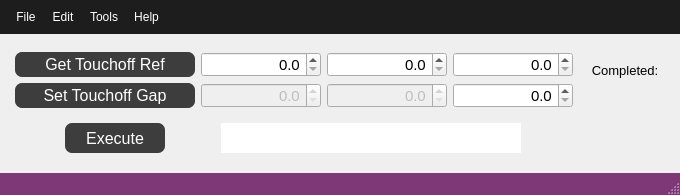
<?xml version="1.0" encoding="UTF-8"?>
<ui version="4.0">
 <class>Window_Touchoff</class>
 <widget class="QMainWindow" name="Window_Touchoff">
  <property name="geometry">
   <rect>
    <x>0</x>
    <y>0</y>
    <width>680</width>
    <height>195</height>
   </rect>
  </property>
  <property name="sizePolicy">
   <sizepolicy hsizetype="Fixed" vsizetype="Fixed">
    <horstretch>0</horstretch>
    <verstretch>0</verstretch>
   </sizepolicy>
  </property>
  <property name="minimumSize">
   <size>
    <width>680</width>
    <height>195</height>
   </size>
  </property>
  <property name="maximumSize">
   <size>
    <width>680</width>
    <height>195</height>
   </size>
  </property>
  <property name="windowTitle">
   <string>Window Touchoff Control</string>
  </property>
  <property name="styleSheet">
   <string notr="true">QMenuBar{
background-color:#1d1d1d;
padding:5px;
	font: 12pt &quot;MS Shell Dlg 2&quot;;
}

QMenuBar::item{
background-color:#1d1d1d;
color:#fff;
padding:5px;

}

QMenu{
color:#fff;
padding:0;
}

QMenu::item:selected{
color:#fff;
background-color:#00aba9;
}

QTableWidget{
background-color:#3d3d3d;
color:#fff;
  selection-background-color: #da532c;
border:solid;
border-width:3px;
border-color:#da532c;
}
QHeaderView::section{
background-color:qlineargradient(spread:pad, x1:0, y1:0, x2:1, y2:0, stop:0 rgba(20, 158, 217, 255), stop:1 rgba(36, 158, 217, 255));
border:none;
border-top-style:solid;
border-width:1px;
border-top-color:qlineargradient(spread:pad, x1:0, y1:0, x2:1, y2:0, stop:0 rgba(20, 158, 217, 255), stop:1 rgba(36, 158, 217, 255));
color:#fff;

}
QHeaderView{
background-color:qlineargradient(spread:pad, x1:0, y1:0, x2:1, y2:0, stop:0 rgba(20, 158, 217, 255), stop:1 rgba(36, 158, 217, 255));

border:none;
border-top-style:solid;
border-width:1px;
border-top-color:#149ED9;
color:#fff;
	font: 75 12pt &quot;Calibri&quot;;
}

QTableCornerButton::section{
border:none;
background-color:#149ED9;
}

QListWidget{
background-color:#3d3d3d;
color:#fff;
}

QMenu{
background-color:#3d3d3d;
}
QStatusBar{
background-color:#7e3878;
color:#fff;
}

QPushButton{
border-style:solid;
background-color:#3d3d3d;
color:#fff;
border-radius:7px;
}

QPushButton:disabled {
background-color: rgb(204, 0, 0);
}

QPushButton:hover{
color:#ccc;
	background-color: qlineargradient(spread:pad, x1:0.517, y1:0, x2:0.517, y2:1, stop:0 rgba(45, 45, 45, 255), stop:0.505682 rgba(45, 45, 45, 255), stop:1 rgba(29, 29, 29, 255));
	border-color:#2d89ef;
border-width:2px;
}

QPushButton:pressed{
background-color: qlineargradient(spread:pad, x1:0.517, y1:0, x2:0.517, y2:1, stop:0 rgba(29, 29, 29, 255), stop:0.505682 rgba(45, 45, 45, 255), stop:1 rgba(29, 29, 29, 255));
}


QTabWidget::tab{
background-color:#3d3d3d;
}

QLineEdit{
border-radius:0;
}

QProgressBar{
border-radius:0;
text-align:center;
color:#fff;
background-color:transparent;
border: 2px solid #e3a21a;
border-radius:7px;
	font: 75 12pt &quot;Open Sans&quot;;

}

QProgressBar::chunk{
background-color:#2d89ef;
width:20px;
}</string>
  </property>
  <widget class="QWidget" name="centralwidget">
   <layout class="QGridLayout" name="gridLayout">
    <item row="0" column="0">
     <layout class="QVBoxLayout" name="verticalLayout">
      <item>
       <layout class="QHBoxLayout" name="horizontalLayout_9">
        <item>
         <widget class="QPushButton" name="pushButton_TouchoffRef">
          <property name="sizePolicy">
           <sizepolicy hsizetype="Fixed" vsizetype="Fixed">
            <horstretch>0</horstretch>
            <verstretch>0</verstretch>
           </sizepolicy>
          </property>
          <property name="minimumSize">
           <size>
            <width>180</width>
            <height>25</height>
           </size>
          </property>
          <property name="maximumSize">
           <size>
            <width>180</width>
            <height>25</height>
           </size>
          </property>
          <property name="font">
           <font>
            <pointsize>12</pointsize>
           </font>
          </property>
          <property name="text">
           <string>Get Touchoff Ref</string>
          </property>
         </widget>
        </item>
        <item>
         <widget class="QDoubleSpinBox" name="doubleSpinBox_TouchoffRefX">
          <property name="sizePolicy">
           <sizepolicy hsizetype="Fixed" vsizetype="Fixed">
            <horstretch>0</horstretch>
            <verstretch>0</verstretch>
           </sizepolicy>
          </property>
          <property name="minimumSize">
           <size>
            <width>120</width>
            <height>25</height>
           </size>
          </property>
          <property name="maximumSize">
           <size>
            <width>120</width>
            <height>25</height>
           </size>
          </property>
          <property name="font">
           <font>
            <family>MS Shell Dlg 2</family>
            <pointsize>11</pointsize>
           </font>
          </property>
          <property name="alignment">
           <set>Qt::AlignRight|Qt::AlignTrailing|Qt::AlignVCenter</set>
          </property>
          <property name="decimals">
           <number>1</number>
          </property>
          <property name="minimum">
           <double>0.000000000000000</double>
          </property>
          <property name="maximum">
           <double>500000.000000000000000</double>
          </property>
         </widget>
        </item>
        <item>
         <widget class="QDoubleSpinBox" name="doubleSpinBox_TouchoffRefY">
          <property name="sizePolicy">
           <sizepolicy hsizetype="Fixed" vsizetype="Fixed">
            <horstretch>0</horstretch>
            <verstretch>0</verstretch>
           </sizepolicy>
          </property>
          <property name="minimumSize">
           <size>
            <width>120</width>
            <height>25</height>
           </size>
          </property>
          <property name="maximumSize">
           <size>
            <width>120</width>
            <height>25</height>
           </size>
          </property>
          <property name="font">
           <font>
            <family>MS Shell Dlg 2</family>
            <pointsize>11</pointsize>
           </font>
          </property>
          <property name="alignment">
           <set>Qt::AlignRight|Qt::AlignTrailing|Qt::AlignVCenter</set>
          </property>
          <property name="decimals">
           <number>1</number>
          </property>
          <property name="minimum">
           <double>0.000000000000000</double>
          </property>
          <property name="maximum">
           <double>500000.000000000000000</double>
          </property>
         </widget>
        </item>
        <item>
         <widget class="QDoubleSpinBox" name="doubleSpinBox_TouchoffRefZ">
          <property name="sizePolicy">
           <sizepolicy hsizetype="Fixed" vsizetype="Fixed">
            <horstretch>0</horstretch>
            <verstretch>0</verstretch>
           </sizepolicy>
          </property>
          <property name="minimumSize">
           <size>
            <width>120</width>
            <height>25</height>
           </size>
          </property>
          <property name="maximumSize">
           <size>
            <width>120</width>
            <height>25</height>
           </size>
          </property>
          <property name="font">
           <font>
            <family>MS Shell Dlg 2</family>
            <pointsize>11</pointsize>
           </font>
          </property>
          <property name="alignment">
           <set>Qt::AlignRight|Qt::AlignTrailing|Qt::AlignVCenter</set>
          </property>
          <property name="decimals">
           <number>1</number>
          </property>
          <property name="minimum">
           <double>0.000000000000000</double>
          </property>
          <property name="maximum">
           <double>500000.000000000000000</double>
          </property>
         </widget>
        </item>
       </layout>
      </item>
      <item>
       <layout class="QHBoxLayout" name="horizontalLayout_10">
        <item>
         <widget class="QPushButton" name="pushButton_TouchoffGap">
          <property name="sizePolicy">
           <sizepolicy hsizetype="Fixed" vsizetype="Fixed">
            <horstretch>0</horstretch>
            <verstretch>0</verstretch>
           </sizepolicy>
          </property>
          <property name="minimumSize">
           <size>
            <width>180</width>
            <height>25</height>
           </size>
          </property>
          <property name="maximumSize">
           <size>
            <width>16777215</width>
            <height>25</height>
           </size>
          </property>
          <property name="font">
           <font>
            <pointsize>12</pointsize>
           </font>
          </property>
          <property name="text">
           <string>Set Touchoff Gap</string>
          </property>
         </widget>
        </item>
        <item>
         <widget class="QDoubleSpinBox" name="doubleSpinBox_InitialGapX">
          <property name="enabled">
           <bool>false</bool>
          </property>
          <property name="minimumSize">
           <size>
            <width>120</width>
            <height>25</height>
           </size>
          </property>
          <property name="maximumSize">
           <size>
            <width>120</width>
            <height>25</height>
           </size>
          </property>
          <property name="font">
           <font>
            <pointsize>11</pointsize>
           </font>
          </property>
          <property name="alignment">
           <set>Qt::AlignRight|Qt::AlignTrailing|Qt::AlignVCenter</set>
          </property>
          <property name="decimals">
           <number>1</number>
          </property>
          <property name="maximum">
           <double>100000.000000000000000</double>
          </property>
         </widget>
        </item>
        <item>
         <widget class="QDoubleSpinBox" name="doubleSpinBox_InitialGapY">
          <property name="enabled">
           <bool>false</bool>
          </property>
          <property name="minimumSize">
           <size>
            <width>120</width>
            <height>25</height>
           </size>
          </property>
          <property name="maximumSize">
           <size>
            <width>120</width>
            <height>25</height>
           </size>
          </property>
          <property name="font">
           <font>
            <pointsize>11</pointsize>
           </font>
          </property>
          <property name="alignment">
           <set>Qt::AlignRight|Qt::AlignTrailing|Qt::AlignVCenter</set>
          </property>
          <property name="decimals">
           <number>1</number>
          </property>
          <property name="maximum">
           <double>100000.000000000000000</double>
          </property>
         </widget>
        </item>
        <item>
         <widget class="QDoubleSpinBox" name="doubleSpinBox_InitialGapZ">
          <property name="minimumSize">
           <size>
            <width>120</width>
            <height>25</height>
           </size>
          </property>
          <property name="maximumSize">
           <size>
            <width>120</width>
            <height>25</height>
           </size>
          </property>
          <property name="font">
           <font>
            <pointsize>11</pointsize>
           </font>
          </property>
          <property name="alignment">
           <set>Qt::AlignRight|Qt::AlignTrailing|Qt::AlignVCenter</set>
          </property>
          <property name="decimals">
           <number>1</number>
          </property>
          <property name="maximum">
           <double>100000.000000000000000</double>
          </property>
         </widget>
        </item>
       </layout>
      </item>
     </layout>
    </item>
    <item row="0" column="1" rowspan="2">
     <layout class="QVBoxLayout" name="verticalLayout_2">
      <item>
       <widget class="QLabel" name="label_Connection">
        <property name="sizePolicy">
         <sizepolicy hsizetype="Fixed" vsizetype="Fixed">
          <horstretch>0</horstretch>
          <verstretch>0</verstretch>
         </sizepolicy>
        </property>
        <property name="minimumSize">
         <size>
          <width>80</width>
          <height>18</height>
         </size>
        </property>
        <property name="maximumSize">
         <size>
          <width>80</width>
          <height>18</height>
         </size>
        </property>
        <property name="font">
         <font>
          <pointsize>10</pointsize>
         </font>
        </property>
        <property name="text">
         <string>Completed:</string>
        </property>
        <property name="alignment">
         <set>Qt::AlignCenter</set>
        </property>
       </widget>
      </item>
      <item>
       <widget class="LED" name="widget_TouchoffComplete" native="true">
        <property name="sizePolicy">
         <sizepolicy hsizetype="Fixed" vsizetype="Fixed">
          <horstretch>0</horstretch>
          <verstretch>0</verstretch>
         </sizepolicy>
        </property>
        <property name="minimumSize">
         <size>
          <width>80</width>
          <height>50</height>
         </size>
        </property>
        <property name="maximumSize">
         <size>
          <width>80</width>
          <height>50</height>
         </size>
        </property>
       </widget>
      </item>
     </layout>
    </item>
    <item row="1" column="0">
     <layout class="QHBoxLayout" name="horizontalLayout">
      <item>
       <widget class="QPushButton" name="pushButton_ExecuteTouchoff">
        <property name="sizePolicy">
         <sizepolicy hsizetype="Fixed" vsizetype="Fixed">
          <horstretch>0</horstretch>
          <verstretch>0</verstretch>
         </sizepolicy>
        </property>
        <property name="minimumSize">
         <size>
          <width>100</width>
          <height>30</height>
         </size>
        </property>
        <property name="maximumSize">
         <size>
          <width>100</width>
          <height>30</height>
         </size>
        </property>
        <property name="font">
         <font>
          <pointsize>12</pointsize>
         </font>
        </property>
        <property name="text">
         <string>Execute</string>
        </property>
       </widget>
      </item>
      <item>
       <widget class="QLineEdit" name="lineEdit_TouchoffCode">
        <property name="sizePolicy">
         <sizepolicy hsizetype="Fixed" vsizetype="Fixed">
          <horstretch>0</horstretch>
          <verstretch>0</verstretch>
         </sizepolicy>
        </property>
        <property name="minimumSize">
         <size>
          <width>300</width>
          <height>30</height>
         </size>
        </property>
        <property name="maximumSize">
         <size>
          <width>300</width>
          <height>30</height>
         </size>
        </property>
        <property name="font">
         <font>
          <pointsize>12</pointsize>
         </font>
        </property>
        <property name="alignment">
         <set>Qt::AlignCenter</set>
        </property>
        <property name="readOnly">
         <bool>true</bool>
        </property>
       </widget>
      </item>
     </layout>
    </item>
   </layout>
  </widget>
  <widget class="QMenuBar" name="menubar">
   <property name="geometry">
    <rect>
     <x>0</x>
     <y>0</y>
     <width>680</width>
     <height>40</height>
    </rect>
   </property>
   <widget class="QMenu" name="menuFile">
    <property name="title">
     <string>File</string>
    </property>
    <addaction name="actionOpen"/>
    <addaction name="separator"/>
    <addaction name="actionSave"/>
    <addaction name="actionSave_As"/>
    <addaction name="separator"/>
    <addaction name="actionClose"/>
   </widget>
   <widget class="QMenu" name="menuEdit">
    <property name="title">
     <string>Edit</string>
    </property>
   </widget>
   <widget class="QMenu" name="menuTools">
    <property name="title">
     <string>Tools</string>
    </property>
   </widget>
   <widget class="QMenu" name="menuHelp">
    <property name="title">
     <string>Help</string>
    </property>
   </widget>
   <addaction name="menuFile"/>
   <addaction name="menuEdit"/>
   <addaction name="menuTools"/>
   <addaction name="menuHelp"/>
  </widget>
  <widget class="QStatusBar" name="statusbar"/>
  <action name="actionOpen">
   <property name="text">
    <string>Open</string>
   </property>
  </action>
  <action name="actionSave">
   <property name="text">
    <string>Save</string>
   </property>
  </action>
  <action name="actionSave_As">
   <property name="text">
    <string>Save As</string>
   </property>
  </action>
  <action name="actionClose">
   <property name="text">
    <string>Close</string>
   </property>
  </action>
 </widget>
 <customwidgets>
  <customwidget>
   <class>LED</class>
   <extends>QWidget</extends>
   <header>LED.h</header>
   <container>1</container>
  </customwidget>
 </customwidgets>
 <tabstops>
  <tabstop>pushButton_ExecuteTouchoff</tabstop>
  <tabstop>lineEdit_TouchoffCode</tabstop>
 </tabstops>
 <resources/>
 <connections/>
</ui>
